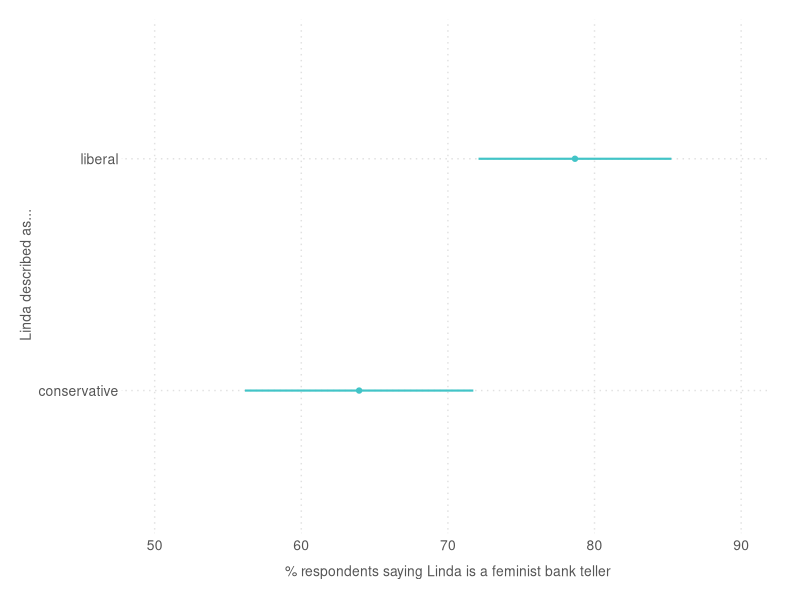
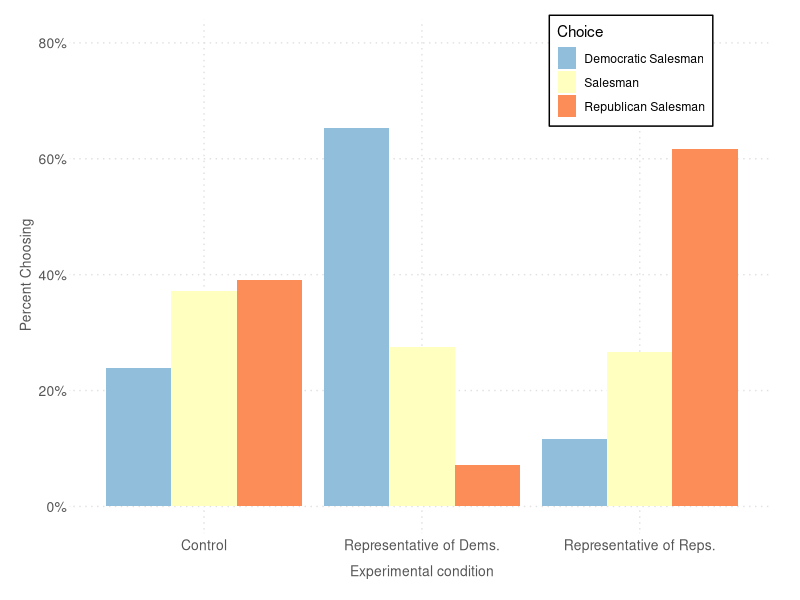
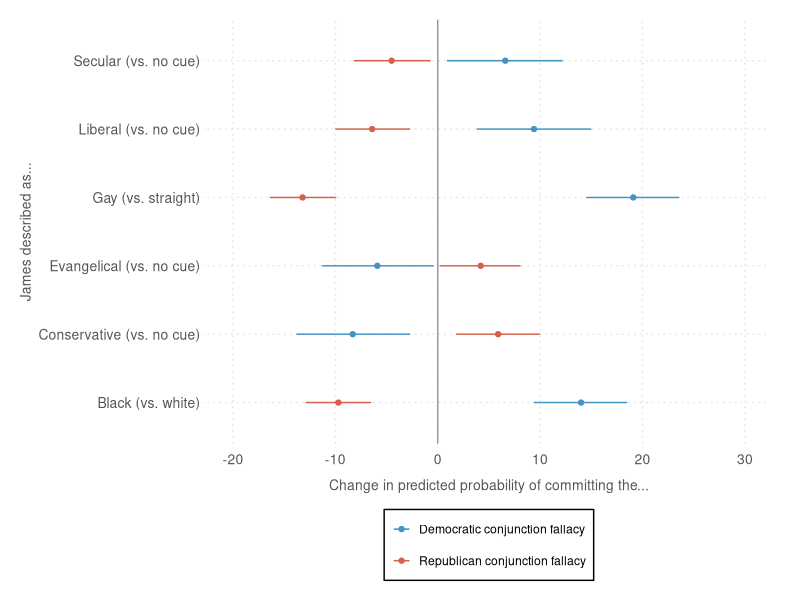
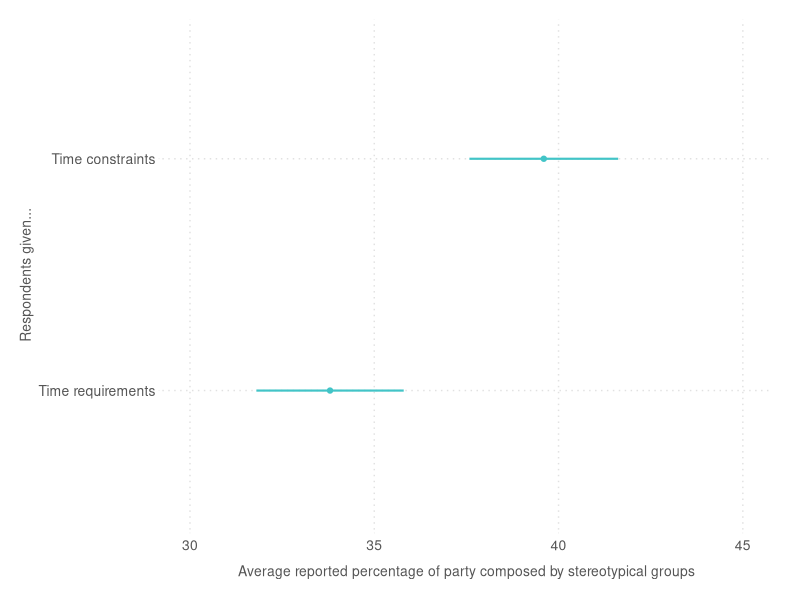
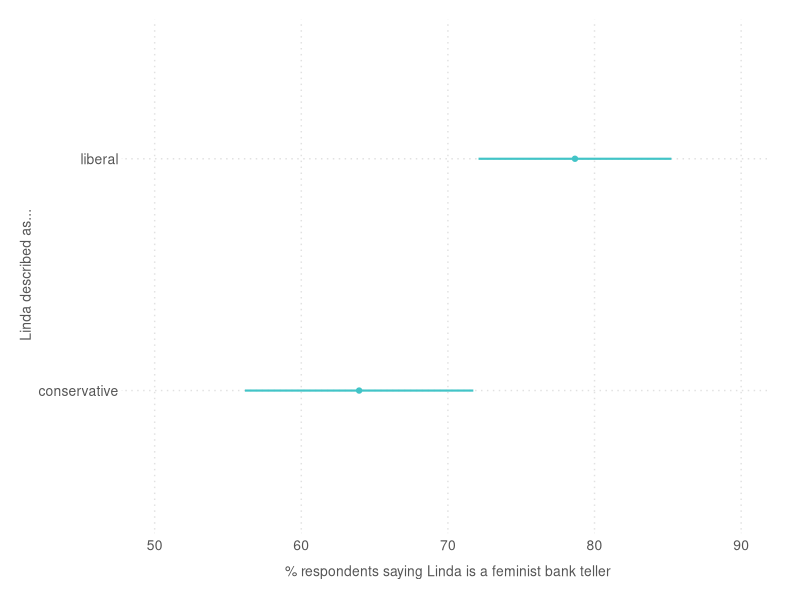
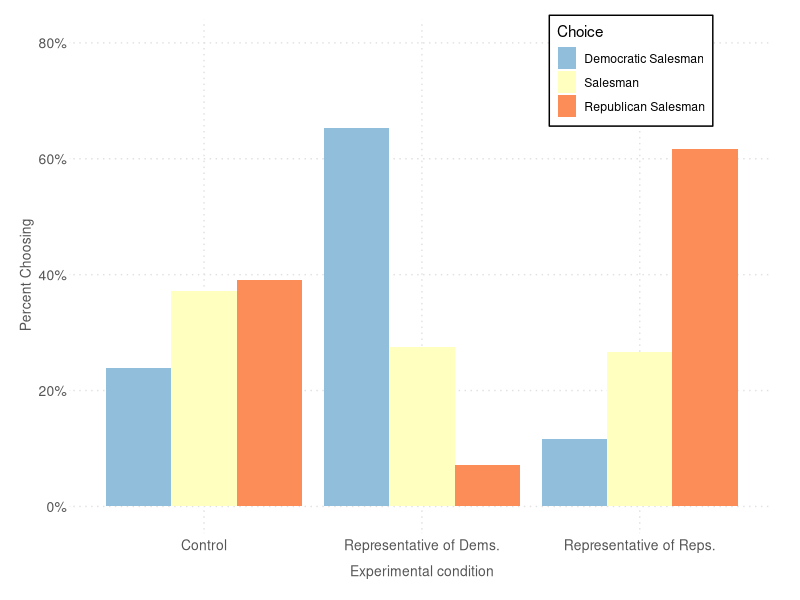
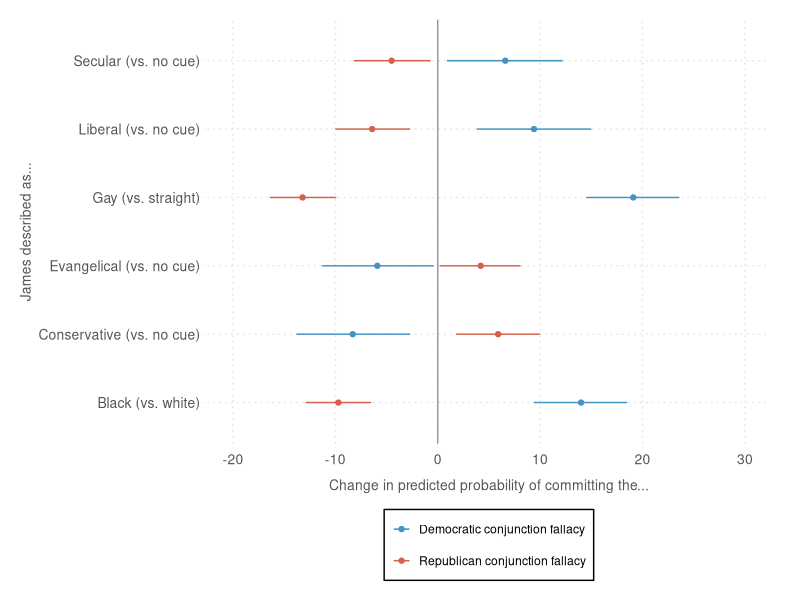
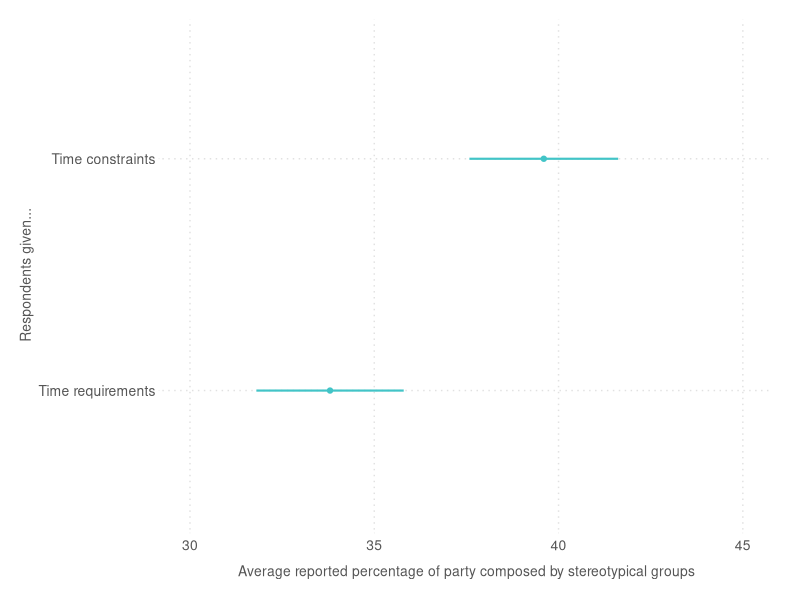

Recreate these plots in R, in order.
### Plotting Typecast

# Load Libs
library(readstata13)
library(tidyverse)
library(ggplot2)
library(reshape2)

# Set Working dir. to project folder
setwd("~/Dropbox/xperceive/typecast/replication/")
setwd(paste0(dropboxdir, "xperceive/typecast/replication/"))

### Figure 1: LINDA
# Read data for James and Linda
data <- read_csv("data/linda_clean.csv")

linda_cond_means <- 
    data[c("linda", "linda_cf")] %>%
    group_by(linda) %>%
    summarize(mean = mean(I(linda_cf == "Linda is a bank teller and is active in the feminist movement") * 100),
              sd = sd(I(linda_cf == "Linda is a bank teller and is active in the feminist movement") * 100),
              count = n())

linda_cond_means$se <- linda_cond_means$sd / sqrt(linda_cond_means$count) 

#Plot
# Custom Theme
cust_theme <- 
  theme_minimal() +
  theme(panel.grid.major = element_line(color = "#e1e1e1",  linetype = "dotted"),
        panel.grid.minor = element_blank(),
        legend.key.width = unit(.5, "cm"),
        axis.title   = element_text(size = 10, color = "#555555"),
        axis.text    = element_text(size = 10, color = "#555555"),
        axis.title.x = element_text(vjust = 1, margin = margin(10, 0, 0, 0)),
        axis.title.y = element_text(vjust = 1),
        axis.ticks   = element_line(color = "#e1e1e1", linetype = "dotted", size = .2),
        axis.text.x  = element_text(vjust = .3),
        plot.margin = unit(c(.5, .75, .5, .5), "cm"))

ggplot(linda_cond_means, aes(y = as.factor(linda), x = mean, xmin = mean + 1.96*se, xmax = mean - 1.96*se)) +
      geom_point(color = "#42C4C7") +
      geom_errorbarh(height = 0, size = .75, color = "#42C4C7") +
      scale_x_continuous(name = "% respondents saying Linda is a feminist bank teller", 
            limits = c(50, 90)) + 
      ylab("Linda described as...") +
      cust_theme

ggsave("figs/linda_gg.pdf")

### Figure 2: JAMES, MAXIMAL CONTRAST:

# Get Means by Treatment Condition
treat_means <- 
    data[c("james_cf_n", "james_cond_n")] %>%
    group_by(james_cond_n) %>%
    summarize(Salesman = mean(I(james_cf_n == 2)*100), 
            `Republican Salesman` = mean(I(james_cf_n == 3)*100), 
            `Democratic Salesman` = mean(I(james_cf_n == 1)*100))

# Convert to long-form
treat_means_long <- melt(treat_means, id = "james_cond_n", variable.name = "Choice")

# Reorder factors
treat_means_long$Choice <- ordered(treat_means_long$Choice, levels = c("Democratic Salesman", "Salesman", "Republican Salesman"))

# Plot
ggplot(treat_means_long, aes(james_cond_n, value)) +
  geom_bar(aes(fill = Choice), position = "dodge", stat="identity") + 
  scale_y_continuous("Percent Choosing", limits = c(0, 80), labels = function(x) paste0(x, "%")) + 
  scale_fill_brewer(palette = "RdYlBu", direction = -1) +
  xlab("Experimental condition") +
  cust_theme + 
  theme(legend.position = c(.8, .90),
        legend.background = element_rect(size=0.5, linetype="solid"))

ggsave("figs/fig_2_mturk_prop_by_treat_party_rep.pdf")

### Figure 3: JAMES, FULLY FACTORIAL
james_ff_sum <- read.csv("tabs/james_ff_summary.csv")

ggplot(james_ff_sum, aes(y = treat, x = cf_mean, xmin = cf_min, xmax = cf_max, colour = party)) +
  geom_errorbarh(height = 0, size=.5) +
  scale_colour_manual(values = c("#4393C3", "#D6604D"), guide=guide_legend(nrow=2)) +
  geom_point() +
  scale_x_continuous(name = "Change in predicted probability of committing the...", limits = c(-20, 30)) + 
  ylab("James described as...") +
  geom_vline(xintercept = 0, colour = "#999999") +
  cust_theme +
  theme(legend.position = "bottom",
        legend.background = element_rect(size=0.5, linetype="solid"),
        legend.title = element_blank())
ggsave("figs/james_ff.pdf")

### Figure 5: TIMING EXPERIMENT
# See Stata replication file 01_tab_2_fig_5_pre.do for regression of "time_" absorbing indicators for group-party dyad and clustering SE at resp. level
timing_data <- read_csv("tabs/timing_results.csv")

ggplot(timing_data, aes(y = as.factor(time_pressure), x = timing_cond_means, xmin = timing_cond_means + 1.96*timing_cond_se, xmax = timing_cond_means - 1.96*timing_cond_se)) +
  geom_point(color = "#42C4C7") +
  geom_errorbarh(height = 0, size = .75, color = "#42C4C7") +
  scale_x_continuous(name = "Average reported percentage of party composed by stereotypical groups", limits = c(30,45)) +
  ylab("Respondents given...") +
  scale_y_discrete(labels = c("0" = "Time requirements", "1" = "Time constraints")) +
  cust_theme
ggsave("figs/timing.pdf")
